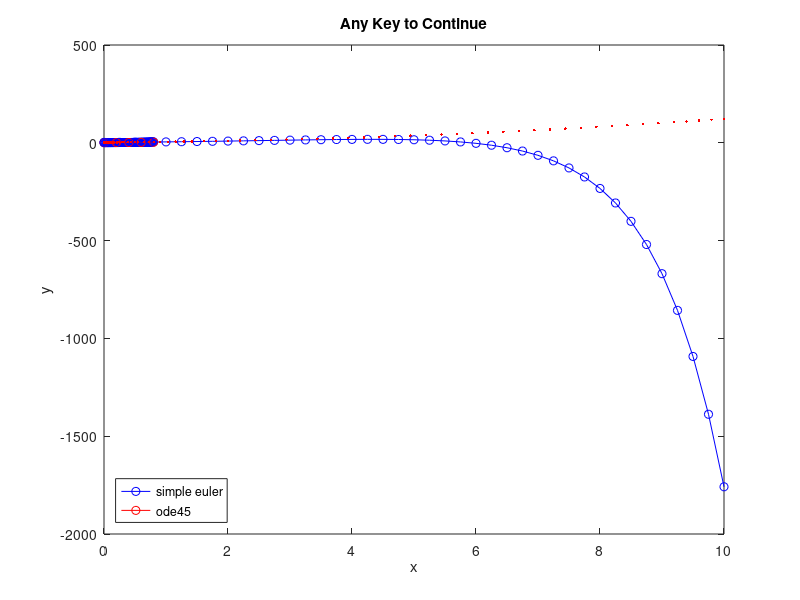
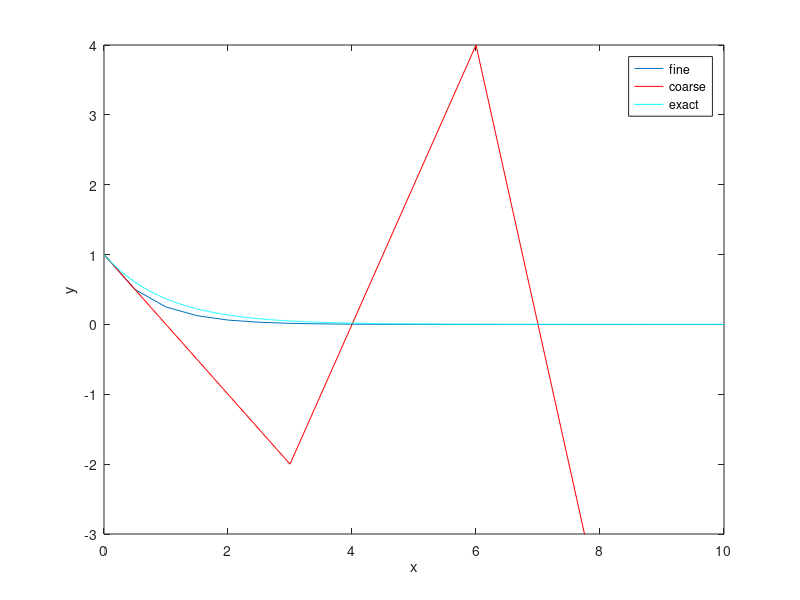
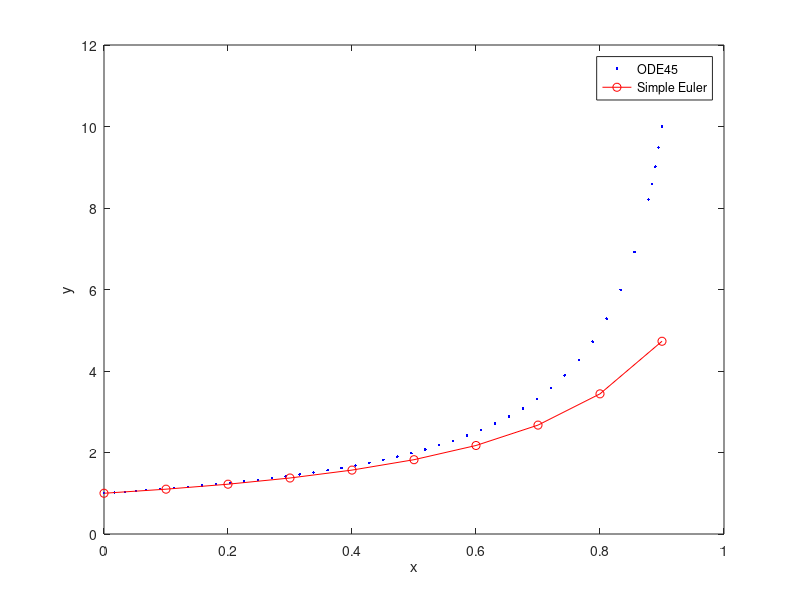

These figures' MATLAB source, in order: (Note: this script raises an error after producing the figures.)
% solving differential equations...
% hill 
% oct 2013

clear all
close all
clc

%let us first consider ordinary differential equations. These come as
%'initial value' or 'boundary value' problems. In addition, they can be
%first, second, etc. 'order' depending upon the highest derivative.

%% Block 1
%first order initial value problem.

% dy / dx - xy^2 - y = 0;   y(0) = 1;

%rephrase as dy / dx = f(x,y); f = xy^2+y

%Simple Euler method:
% dy / dx ~ [y_(n+1) - y_(n)] dx
% thus, y_(n+1) = f(x,y) * dx + y_(n)
% So, you can compute y at 'next' grid point based upon values at present
% grid point. This is very simple to do in a for loop structure. One
% potential problem has to do with stability. Another has to do with poor
% accuracy.

%TEST
clear all
close all
clc

xmin=0;
xmax=.8;
dx=.01;
x=[xmin:dx:xmax];
y(1)=1;
for j=1:length(x)-1
    f=x(j)*y(j)^2+y(j);
    y(j+1)=f*dx+y(j);
end
figure(1)
plot(x,y,'b-o');xlabel('x');ylabel('y');
hold on

%redo with poor resolution
dx=.2;
clear x y
x=[xmin:dx:xmax];
y(1)=1;
for j=1:length(x)-1
    f=x(j)*y(j)^2+y(j);
    y(j+1)=f*dx+y(j);
end

plot(x,y,'r-o');xlabel('x');ylabel('y');
legend('Fine resolution','Cparse resolution')
title('Any Key to Continue')
pause

%look at another example, to show instability issue...
% dy / dx + y = 0; y(0) = 1 --> easy analytic solution (y=exp(-x))

clear all
xmin=0;
xmax=10;
dx=0.5;
x=[xmin:dx:xmax];
y(1)=1;
for j=1:length(x)-1
    f=-y(j);
    y(j+1)=f*dx+y(j);
end
figure(2)
plot(x,y);xlabel('x');ylabel('y');

%redo with poor resolution
dx=3;
clear x y
x=[xmin:dx:xmax];
y(1)=1;
for j=1:length(x)-1
    f=-y(j);
    y(j+1)=f*dx+y(j);
end
figure(2); hold on
plot(x,y,'r');xlabel('x');ylabel('y');

% add exact solution
x=linspace(0,10,1000);
plot(x,exp(-x),'c')
axis([0 10 -3 4]) 

legend('fine','coarse','exact')

%% Block 2
% first order ODE, solution with matlab functions (ODE45). The above is a
% very low order solution method, with large potential errors. Higher order
% solutions (Runge-Kutta) above. They are better since the truncation error
% is less.

clear all
close all
xmin=0;
xmax=.9;
y0=1;
f=@(x,y) x*y^2+y;
[x,y]=ode45(f,[xmin xmax],y0);
figure(3); hold off
plot(x,y,'b.')
xlabel('x');ylabel('y');
hold on
% note that, in this case, Matlab figures out the discretization needed in
% the x. Let us go back and add our simple Euler solution

clear all
xmin=0;
xmax=.9;
dx=.1;
x=[xmin:dx:xmax];
y(1)=1;
for j=1:length(x)-1
    f=x(j)*y(j)^2+y(j);
    y(j+1)=f*dx+y(j);
end
plot(x,y,'r-o');legend('ODE45','Simple Euler')

% note: rather than using anonymous / inline functions, you can have an
% external function written into another mfile.

% --> Inclass example. Have students solve dy / dx = -sin(x); y(0) = 1 over
% the domain 0 < x < 2 * pi. Can use either simple Euler or ODE45.


%% Block 2.1
% 'stiff' ODEs. No precise definition; a stiff ODE is one where a certain
% term can lead to very rapid variation in the numerical solution.

% Consider first
% y' = y - t^2;   y(0) = 2
% solve over 0 < t < 10

% Use basic euler

clear all
close all
clc

tmin=0; tmax=10; dt=0.25;
t=tmin:dt:tmax;
y(1)=2;
y0=y(1);
for j=1:length(t)-1
    f=y(j)-t(j)^2;
    y(j+1)=y(j)+dt*f;
end
figure(1)
plot(t,y,'b-o')

% try ode45
f=@(t,y) y-t^2
[t,y]=ode45(f,[tmin tmax],y0);
hold on
plot(t,y,'r.')
legend('simple euler','ode45','location','southwest')

%% Block 3
% What if we have a coupled system of first order ODEs? We can't write that
% into an anonymous function, so we tackle with a separate file.

% dx / dt = -sigma * x + sigma * y
% dy / dt = rho * x - y - x * z
% dz / dt = -beta * z + x * y

% These are 'lorenz' equations, serving as a model of chaotic behavior.
clear all
close all
clc
sigma=10;
beta=8/3;
rho=28;
x0=-8;
y0=8;
z0=27;
p=[sigma beta rho];
X0=[x0 y0 z0];
tspan=[0,20];
[t,x]=ode45(@lorenz_dfh,tspan,X0,[],p); %note method of passing in parameters
figure(1)
plot3(x(:,1),x(:,2),x(:,3))
grid on
xlabel('x');ylabel('y');zlabel('z')

figure(2)
subplot(3,1,1)
plot(t,x(:,1));ylabel('x');
subplot(3,1,2)
plot(t,x(:,2));ylabel('y');
subplot(3,1,3)
plot(t,x(:,3));xlabel('t');ylabel('z')

%% Block 4
% Ok, so what do we do if we have 2nd-order (or higher) ODEs?
% example:

% y''(x) + 8 y'(x) + 2y(x) = cos(x);    y(0) = 0; y'(0) = 1

% Here, we use the marvelously simple technique of reducing order through
% the definition of new variables:

% y1 = y; y2 = y'.  Note that y2 then equals y1' by definition. Our system
% of equations becomes:

% y1' = y2
% y2' = -8y2 - 2y1 + cos(x)

%so we are solving a system of equations where one variable is the thing we
%care about (y) and the other variable is the derivative of y.

% Our initial conditions become y1(0) = 0 and y2(0) = 1;
clear all
close all
clc

Y10=0;
Y20=1;
xspan=[0,10];
Y0=[Y10 Y20];
[x,y]=ode45(@secondorder,xspan,Y0);
figure(1)
plot(x,y)
grid on
xlabel('x');ylabel('y');legend('y1','y2')

%note that y2 = 0 whenver y is an extremum.

%% Block 5
% Let us now turn our attention to the case of boundary value problems. As
% a point of context, think of the classic cannonball problem. Basically,
% your equations are:

% x'' = 0
% y'' = -g

% We reduce order to come up with 4 equations

% x1 = x;   x2 = x' = x1'
% Leading to:
% x1' = x2
% x2' = 0

% note that x2 is velocity, x1 is position. We do the same in y. So we have
% four equations and we need four conditions.

% In the initial value problem, we specify initial velocity (angle and
% speed) AND initial position (usually on the ground). We then integrate
% away and, voila, we compute the trajectory and the impact point.

% In the boundary value problem, it is more complicated. We know the
% initial position (x and y); so two conditions are given. AND, we wish to
% prescribe the impact location, i.e. x(tf) = R and y(tf) = 0 where R is
% the range. So, what do we do? We guess initial values for speed, compute
% the trajectory, see if it is a good fit...if not try again, blah,
% blah...This is a parameter estimation problem JUST LIKE last week.

% Let us now illustrate with a different example.

% y'' + (-5 - 10x) * y' - 10 * y = 0.    y(0) = 1; y(1) = 0.

% turn into system of coupled 1st order ODEs
% y1 = y;
% y2 = y';
% y1' = y2
% y2' = (10 * x + 5) * y2 + 10 * y1
% y1(0) = 1
% y2(0) = ??
% y1(1) = 0

%So, guess y2(0), integrate, check to see how you did. Tedious to do
%manually. Automate:

clear all
y1_init=1;
y1_final=0;
y2_init_guess=[-10 10]; %range of values
y2_init=fminbnd('shoot_test',y2_init_guess(1),y2_init_guess(2),[],y1_init,y1_final);

% There is a lot in the line above. shoot_test is a script that will
% return, based upon a y2_init guess, a y1_init and a y1_final, the
% DIFFERENCE between the actual y1_final and the one calculated. The
% calculation comes from the calling of shoot_test_2.

%Below, we take the 'best' y2_init, found from above and, just as a test,
%we integrate the system and plot the result.
[X,Y]=ode45('shoot_test_2',[0 1],[y1_init y2_init]);
figure(1)
hold off
plot(X,Y(:,1));
hold
plot(X,Y(:,2),'r');
axis([0 1 0 max(Y(:,1))])
legend('y','dy/dx','location','southwest')

%% Block 6
% There is another way to do BVPs, called the 'equilibrium' or 'relaxation'
% method. Here, a finite difference approximation of an ODE is written at
% EVERY point in the solution domain (user-selected grid). --> Coupled set
% of equations. Typically done with centered-difference equations.

%Take general ODE

% y'' + P(x)y' + Q(x)y = F(x)

% Centered diff approx:

% [y_(n+1) - 2y_(n) + y_(n-1)] / dx^2 + P_(n)[y_(n+1) - y_(n-1)] / (2dx)
% + Q_(n)y_(n) = F_(n)

% re-arranges to:

% [1 - dx/2 * P_(n)]y_(n-1) + [-2 + dx^2 * Q_(n)]y_(n) + [1 + dx/2 *
% P_(n)]y_(n+1) = dx^2 * F_(n)

% This FDE gets written at every point!

% EXAMPLE
% y'' + y' + y = 0;   y(0) = 1; y(2) = 1 
% compare to above general form; P = 1, Q = 1, F = 0

% coarse grid: x = 0, 0.5, 1, 1.5, 2. dx = 0.5

% Since P, Q constant we find:

% 0.75 y_(n-1) + (-1.75)y_(n) + 1.25 y_(n+1) = 0.

% number grid points as 0, 1, 2, 3, and 4. Solution known at 0 and 4. For
% interior points, for example
% 0.75 y_0 + (-1.75) y_1 + 1.25 y_2 = 0.

% Ay = b --> matrix system of equations
clear all
close all
clc
x=[0 0.5 1 1.5 2];
A=[-1.75 1.25 0; 0.75 -1.75 1.25; 0 0.75 -1.75];
b=[-0.75 0 -1.25]';
y=A\b;
y=[1; y; 1];
figure
plot(x,y,'o')
axis([0 2 0 2])
xlabel('x');ylabel('y')
title('hit Enter to run hi-res version')
pause

% These methods are accuate and have no stability problems.

% Try a higher resolution. Say dx = 0.01. Gives 201 nodes.
x2=0:0.01:2;
A=zeros(201,201);
for j=2:200
    A(j,j-1:j+1)=[1-.01/2 -2+.01^2 1+.01/2];
end
A(1,1:2)=[-2+.01^2 1+.01/2];
A(201,200:201)=[1-.01/2 -2+.01^2];
b=zeros(201,1);
b(1)=-1+.01/2;
b(end)=-1-.01/2;
y2=A\b;
hold on
plot(x2,y2,'r')
legend('coarse','fine')

%% block 7
% Finally, PDEs. This is a huge topic, and this is not a class on PDEs.
% There are three fundamental classes; elliptic (Laplace's eqn), parabolic
% (heat eqn) and hyperbolic (wave). Solution methods vary dramatically with
% class. Even within one class, say parabolic, there are many, many
% approaches.

% For the purposes of brief illustration here, let us consider the heat
% equation. (Diffusion equation; advection - diffusion equation; these are
% the same thing really).

% The purpose of this mfile is to explore the numerical
% solution of the diffusion equation. The specific context
% here is that of vertical mixing from a transverse line
% source that is discharging in a steady fashion. Both the
% velocity and the diffusivity are assumed to be constant in
% the vertical.
% This mfile uses a 'forward x, centered y' numerical scheme
% Advantages: extremely simple to implement
% Disadvantages: conditional stability can lead to prohibitive
% run times.

clear all
close all
clc

dotm=1; % tracer mass flow rate (kg/s)
h=3; % total water depth (m)
y0=1; % elevation of discharge (m)
numvertpoints=100; % number of grid points in the vertical
xmin=10; xmax=500; % defines domain
ey=.001; % vertical diffusivty (m^2/s)
b=100; % river width (m)
u=.5; % river velocity (m/s)
noflux=1; % set to 1 if you want a no-flux
% boundary condition at the bottom
% and free surface, 0 if not

n=1; % 'scale factor' for stability (>=1)
y=[0:h/(numvertpoints-1):h]';
dely=abs(y(1)-y(2));
delxmin=dely^2/2/(ey/u);
delx=delxmin/n;
numsteps=floor((xmax-xmin)/delx);
x=xmin:delx:xmin+delx*numsteps; 

% set up 'initial' profile of C. Note that, mathematically
% speaking, our initial condition is that of a dirac delta
% function, i.e. all the tracer is confined to an
% infinitely thin line. Numerically, this is problematic.
% Thus, we shall use as our initial condition the profile
% predicted by the theory at xmin.
C(:,1)=dotm/b/sqrt(4*pi*ey*u*xmin)*exp(-u*(y-y0).^2/4/ey/xmin);
sz=length(y);

for i=1:numsteps,
i
C(:,i+1)=C(:,i)+ey/u*delx*gradient( ...
gradient(C(:,i),y),y);
if noflux
C(sz,i+1)=C(sz,i)+2*ey/u*delx/dely^2*(C(sz-1,i)-C(sz,i));
C(1,i+1)=C(1,i)+2*ey/u*delx/dely^2*(C(2,i)-C(1,i));
end
end

[X,Y]=meshgrid(x,y);
[c,h]=contourf(X,Y,C,20);
set(h,'EdgeColor','none')
colorbar('vert');
xlabel('x (m)');ylabel('y (m)');title('Vertical mixing, explicit method')
set(1,'color','white')







